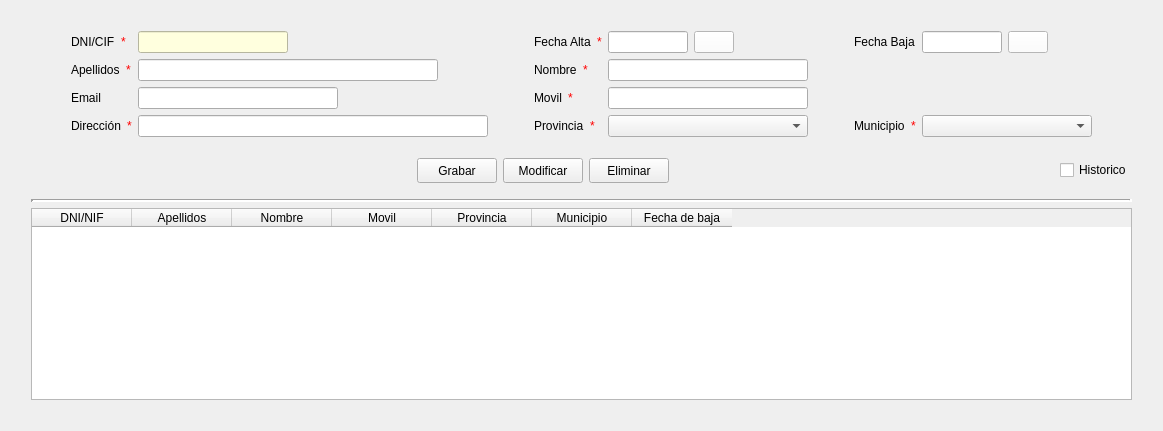
      <widget class="QWidget" name="pesClientes">
       <attribute name="title">
        <string>Clientes</string>
       </attribute>
       <layout class="QGridLayout" name="gridLayout_2">
        <item row="0" column="1">
         <spacer name="verticalSpacer_2">
          <property name="orientation">
           <enum>Qt::Vertical</enum>
          </property>
          <property name="sizeType">
           <enum>QSizePolicy::Minimum</enum>
          </property>
          <property name="sizeHint" stdset="0">
           <size>
            <width>20</width>
            <height>20</height>
           </size>
          </property>
         </spacer>
        </item>
        <item row="3" column="1">
         <widget class="Line" name="line">
          <property name="frameShadow">
           <enum>QFrame::Sunken</enum>
          </property>
          <property name="lineWidth">
           <number>3</number>
          </property>
          <property name="orientation">
           <enum>Qt::Horizontal</enum>
          </property>
         </widget>
        </item>
        <item row="5" column="1">
         <spacer name="verticalSpacer">
          <property name="orientation">
           <enum>Qt::Vertical</enum>
          </property>
          <property name="sizeType">
           <enum>QSizePolicy::Minimum</enum>
          </property>
          <property name="sizeHint" stdset="0">
           <size>
            <width>20</width>
            <height>20</height>
           </size>
          </property>
         </spacer>
        </item>
        <item row="4" column="1">
         <widget class="QTableWidget" name="tabClientes">
          <property name="editTriggers">
           <set>QAbstractItemView::NoEditTriggers</set>
          </property>
          <property name="alternatingRowColors">
           <bool>true</bool>
          </property>
          <property name="selectionBehavior">
           <enum>QAbstractItemView::SelectRows</enum>
          </property>
          <property name="sortingEnabled">
           <bool>false</bool>
          </property>
          <attribute name="verticalHeaderVisible">
           <bool>false</bool>
          </attribute>
          <column>
           <property name="text">
            <string>DNI/NIF</string>
           </property>
          </column>
          <column>
           <property name="text">
            <string>Apellidos</string>
           </property>
          </column>
          <column>
           <property name="text">
            <string>Nombre</string>
           </property>
          </column>
          <column>
           <property name="text">
            <string>Movil</string>
           </property>
          </column>
          <column>
           <property name="text">
            <string>Provincia</string>
           </property>
          </column>
          <column>
           <property name="text">
            <string>Municipio</string>
           </property>
          </column>
          <column>
           <property name="text">
            <string>Fecha de baja</string>
           </property>
          </column>
         </widget>
        </item>
        <item row="2" column="1">
         <layout class="QHBoxLayout" name="horizontalLayout">
          <property name="sizeConstraint">
           <enum>QLayout::SetFixedSize</enum>
          </property>
          <property name="topMargin">
           <number>15</number>
          </property>
          <property name="bottomMargin">
           <number>10</number>
          </property>
          <item>
           <spacer name="horizontalSpacer_6">
            <property name="orientation">
             <enum>Qt::Horizontal</enum>
            </property>
            <property name="sizeHint" stdset="0">
             <size>
              <width>40</width>
              <height>20</height>
             </size>
            </property>
           </spacer>
          </item>
          <item>
           <widget class="QPushButton" name="btnGrabarCli">
            <property name="minimumSize">
             <size>
              <width>80</width>
              <height>25</height>
             </size>
            </property>
            <property name="text">
             <string>Grabar</string>
            </property>
           </widget>
          </item>
          <item>
           <widget class="QPushButton" name="btnModificarCliente">
            <property name="minimumSize">
             <size>
              <width>80</width>
              <height>25</height>
             </size>
            </property>
            <property name="text">
             <string>Modificar</string>
            </property>
           </widget>
          </item>
          <item>
           <widget class="QPushButton" name="btnEliminarCliente">
            <property name="minimumSize">
             <size>
              <width>80</width>
              <height>25</height>
             </size>
            </property>
            <property name="text">
             <string>Eliminar</string>
            </property>
           </widget>
          </item>
          <item>
           <spacer name="horizontalSpacer_7">
            <property name="orientation">
             <enum>Qt::Horizontal</enum>
            </property>
            <property name="sizeHint" stdset="0">
             <size>
              <width>40</width>
              <height>20</height>
             </size>
            </property>
           </spacer>
          </item>
          <item>
           <widget class="QCheckBox" name="chkHistoricoCli">
            <property name="sizePolicy">
             <sizepolicy hsizetype="Fixed" vsizetype="Fixed">
              <horstretch>0</horstretch>
              <verstretch>0</verstretch>
             </sizepolicy>
            </property>
            <property name="text">
             <string>Historico</string>
            </property>
           </widget>
          </item>
         </layout>
        </item>
        <item row="1" column="0">
         <spacer name="horizontalSpacer_8">
          <property name="orientation">
           <enum>Qt::Horizontal</enum>
          </property>
          <property name="sizeType">
           <enum>QSizePolicy::Minimum</enum>
          </property>
          <property name="sizeHint" stdset="0">
           <size>
            <width>20</width>
            <height>20</height>
           </size>
          </property>
         </spacer>
        </item>
        <item row="1" column="2">
         <spacer name="horizontalSpacer_11">
          <property name="orientation">
           <enum>Qt::Horizontal</enum>
          </property>
          <property name="sizeType">
           <enum>QSizePolicy::Minimum</enum>
          </property>
          <property name="sizeHint" stdset="0">
           <size>
            <width>20</width>
            <height>20</height>
           </size>
          </property>
         </spacer>
        </item>
        <item row="1" column="1">
         <layout class="QGridLayout" name="gridLayout">
          <item row="0" column="8">
           <layout class="QHBoxLayout" name="horizontalLayout_3">
            <item>
             <widget class="QLineEdit" name="txtBajaCliente">
              <property name="sizePolicy">
               <sizepolicy hsizetype="Fixed" vsizetype="Fixed">
                <horstretch>0</horstretch>
                <verstretch>0</verstretch>
               </sizepolicy>
              </property>
              <property name="minimumSize">
               <size>
                <width>80</width>
                <height>0</height>
               </size>
              </property>
              <property name="maximumSize">
               <size>
                <width>80</width>
                <height>16777215</height>
               </size>
              </property>
             </widget>
            </item>
            <item>
             <widget class="QPushButton" name="btnBajaCli">
              <property name="sizePolicy">
               <sizepolicy hsizetype="Fixed" vsizetype="Fixed">
                <horstretch>0</horstretch>
                <verstretch>0</verstretch>
               </sizepolicy>
              </property>
              <property name="styleSheet">
               <string notr="true">background-color: rgb(255, 255, 255);</string>
              </property>
              <property name="text">
               <string/>
              </property>
              <property name="icon">
               <iconset>
                <normaloff>../img/calendar.svg</normaloff>../img/calendar.svg</iconset>
              </property>
              <property name="iconSize">
               <size>
                <width>21</width>
                <height>21</height>
               </size>
              </property>
             </widget>
            </item>
            <item>
             <spacer name="horizontalSpacer_12">
              <property name="orientation">
               <enum>Qt::Horizontal</enum>
              </property>
              <property name="sizeHint" stdset="0">
               <size>
                <width>40</width>
                <height>20</height>
               </size>
              </property>
             </spacer>
            </item>
           </layout>
          </item>
          <item row="3" column="9">
           <spacer name="horizontalSpacer">
            <property name="orientation">
             <enum>Qt::Horizontal</enum>
            </property>
            <property name="sizeHint" stdset="0">
             <size>
              <width>40</width>
              <height>20</height>
             </size>
            </property>
           </spacer>
          </item>
          <item row="2" column="0">
           <spacer name="horizontalSpacer_4">
            <property name="orientation">
             <enum>Qt::Horizontal</enum>
            </property>
            <property name="sizeHint" stdset="0">
             <size>
              <width>40</width>
              <height>20</height>
             </size>
            </property>
           </spacer>
          </item>
          <item row="3" column="8">
           <widget class="QComboBox" name="cmbMunicipioCli">
            <property name="minimumSize">
             <size>
              <width>170</width>
              <height>0</height>
             </size>
            </property>
           </widget>
          </item>
          <item row="0" column="5">
           <layout class="QHBoxLayout" name="horizontalLayout_2">
            <property name="spacing">
             <number>6</number>
            </property>
            <item>
             <widget class="QLineEdit" name="txtAltaCliente">
              <property name="minimumSize">
               <size>
                <width>80</width>
                <height>0</height>
               </size>
              </property>
              <property name="maximumSize">
               <size>
                <width>80</width>
                <height>16777215</height>
               </size>
              </property>
             </widget>
            </item>
            <item>
             <widget class="QPushButton" name="btnAltaCli">
              <property name="sizePolicy">
               <sizepolicy hsizetype="Fixed" vsizetype="Fixed">
                <horstretch>0</horstretch>
                <verstretch>0</verstretch>
               </sizepolicy>
              </property>
              <property name="styleSheet">
               <string notr="true">background-color: rgb(255, 255, 255);</string>
              </property>
              <property name="text">
               <string/>
              </property>
              <property name="icon">
               <iconset>
                <normaloff>../img/calendar.svg</normaloff>../img/calendar.svg</iconset>
              </property>
              <property name="iconSize">
               <size>
                <width>21</width>
                <height>21</height>
               </size>
              </property>
             </widget>
            </item>
            <item>
             <spacer name="horizontalSpacer_5">
              <property name="orientation">
               <enum>Qt::Horizontal</enum>
              </property>
              <property name="sizeHint" stdset="0">
               <size>
                <width>40</width>
                <height>20</height>
               </size>
              </property>
             </spacer>
            </item>
           </layout>
          </item>
          <item row="2" column="5">
           <widget class="QLineEdit" name="txtMovilCliente">
            <property name="minimumSize">
             <size>
              <width>200</width>
              <height>0</height>
             </size>
            </property>
            <property name="maximumSize">
             <size>
              <width>200</width>
              <height>16777215</height>
             </size>
            </property>
            <property name="text">
             <string/>
            </property>
           </widget>
          </item>
          <item row="3" column="5">
           <widget class="QComboBox" name="cmbProvCli">
            <property name="minimumSize">
             <size>
              <width>150</width>
              <height>0</height>
             </size>
            </property>
           </widget>
          </item>
          <item row="3" column="6">
           <spacer name="horizontalSpacer_3">
            <property name="orientation">
             <enum>Qt::Horizontal</enum>
            </property>
            <property name="sizeType">
             <enum>QSizePolicy::Minimum</enum>
            </property>
            <property name="sizeHint" stdset="0">
             <size>
              <width>40</width>
              <height>20</height>
             </size>
            </property>
           </spacer>
          </item>
          <item row="3" column="3">
           <spacer name="horizontalSpacer_2">
            <property name="orientation">
             <enum>Qt::Horizontal</enum>
            </property>
            <property name="sizeType">
             <enum>QSizePolicy::Minimum</enum>
            </property>
            <property name="sizeHint" stdset="0">
             <size>
              <width>40</width>
              <height>20</height>
             </size>
            </property>
           </spacer>
          </item>
          <item row="2" column="1">
           <widget class="QLabel" name="lblDniCliente_2">
            <property name="sizePolicy">
             <sizepolicy hsizetype="Fixed" vsizetype="Minimum">
              <horstretch>0</horstretch>
              <verstretch>0</verstretch>
             </sizepolicy>
            </property>
            <property name="text">
             <string>Email</string>
            </property>
           </widget>
          </item>
          <item row="1" column="5">
           <widget class="QLineEdit" name="txtNombreCliente">
            <property name="minimumSize">
             <size>
              <width>200</width>
              <height>0</height>
             </size>
            </property>
            <property name="maximumSize">
             <size>
              <width>250</width>
              <height>16777215</height>
             </size>
            </property>
           </widget>
          </item>
          <item row="2" column="2">
           <widget class="QLineEdit" name="txtEmailCliente">
            <property name="sizePolicy">
             <sizepolicy hsizetype="Fixed" vsizetype="Fixed">
              <horstretch>0</horstretch>
              <verstretch>0</verstretch>
             </sizepolicy>
            </property>
            <property name="minimumSize">
             <size>
              <width>200</width>
              <height>0</height>
             </size>
            </property>
            <property name="maximumSize">
             <size>
              <width>200</width>
              <height>16777215</height>
             </size>
            </property>
           </widget>
          </item>
          <item row="1" column="2">
           <widget class="QLineEdit" name="txtApellidosCliente">
            <property name="sizePolicy">
             <sizepolicy hsizetype="Fixed" vsizetype="Fixed">
              <horstretch>0</horstretch>
              <verstretch>0</verstretch>
             </sizepolicy>
            </property>
            <property name="minimumSize">
             <size>
              <width>300</width>
              <height>0</height>
             </size>
            </property>
            <property name="maximumSize">
             <size>
              <width>300</width>
              <height>16777215</height>
             </size>
            </property>
           </widget>
          </item>
          <item row="0" column="1">
           <layout class="QHBoxLayout" name="horizontalLayout_5">
            <item>
             <widget class="QLabel" name="lblDniCliente">
              <property name="sizePolicy">
               <sizepolicy hsizetype="Fixed" vsizetype="Minimum">
                <horstretch>0</horstretch>
                <verstretch>0</verstretch>
               </sizepolicy>
              </property>
              <property name="text">
               <string>DNI/CIF</string>
              </property>
             </widget>
            </item>
            <item>
             <widget class="QLabel" name="label_2">
              <property name="toolTip">
               <string>Campo obligatorio</string>
              </property>
              <property name="styleSheet">
               <string notr="true">color: rgb(255, 0, 0);</string>
              </property>
              <property name="text">
               <string>*</string>
              </property>
             </widget>
            </item>
           </layout>
          </item>
          <item row="0" column="2">
           <widget class="QLineEdit" name="txtDniCliente">
            <property name="maximumSize">
             <size>
              <width>150</width>
              <height>16777215</height>
             </size>
            </property>
            <property name="autoFillBackground">
             <bool>false</bool>
            </property>
            <property name="styleSheet">
             <string notr="true">background-color:rgb(255, 255, 222);</string>
            </property>
            <property name="alignment">
             <set>Qt::AlignCenter</set>
            </property>
           </widget>
          </item>
          <item row="1" column="1">
           <layout class="QHBoxLayout" name="horizontalLayout_6">
            <item>
             <widget class="QLabel" name="label_3">
              <property name="sizePolicy">
               <sizepolicy hsizetype="Fixed" vsizetype="Minimum">
                <horstretch>0</horstretch>
                <verstretch>0</verstretch>
               </sizepolicy>
              </property>
              <property name="text">
               <string>Apellidos</string>
              </property>
             </widget>
            </item>
            <item>
             <widget class="QLabel" name="label_5">
              <property name="statusTip">
               <string>Campo obligatorio</string>
              </property>
              <property name="styleSheet">
               <string notr="true">color: rgb(255, 0, 0);</string>
              </property>
              <property name="text">
               <string>*</string>
              </property>
             </widget>
            </item>
           </layout>
          </item>
          <item row="3" column="1">
           <layout class="QHBoxLayout" name="horizontalLayout_8">
            <item>
             <widget class="QLabel" name="lblDniCliente_4">
              <property name="sizePolicy">
               <sizepolicy hsizetype="Fixed" vsizetype="Minimum">
                <horstretch>0</horstretch>
                <verstretch>0</verstretch>
               </sizepolicy>
              </property>
              <property name="text">
               <string>Dirección</string>
              </property>
             </widget>
            </item>
            <item>
             <widget class="QLabel" name="label_6">
              <property name="toolTip">
               <string>Campo obligatorio</string>
              </property>
              <property name="styleSheet">
               <string notr="true">color: rgb(255, 0, 0);</string>
              </property>
              <property name="text">
               <string>*</string>
              </property>
             </widget>
            </item>
           </layout>
          </item>
          <item row="3" column="2">
           <widget class="QLineEdit" name="txtDirecionCliente">
            <property name="sizePolicy">
             <sizepolicy hsizetype="Fixed" vsizetype="Fixed">
              <horstretch>0</horstretch>
              <verstretch>0</verstretch>
             </sizepolicy>
            </property>
            <property name="minimumSize">
             <size>
              <width>350</width>
              <height>0</height>
             </size>
            </property>
           </widget>
          </item>
          <item row="0" column="4">
           <layout class="QHBoxLayout" name="horizontalLayout_9">
            <item>
             <widget class="QLabel" name="lblAltaCliente">
              <property name="text">
               <string>Fecha Alta</string>
              </property>
             </widget>
            </item>
            <item>
             <widget class="QLabel" name="label_7">
              <property name="toolTip">
               <string>Campo obligatorio</string>
              </property>
              <property name="styleSheet">
               <string notr="true">color: rgb(255, 0, 0);</string>
              </property>
              <property name="text">
               <string>*</string>
              </property>
             </widget>
            </item>
           </layout>
          </item>
          <item row="1" column="4">
           <layout class="QHBoxLayout" name="horizontalLayout_10">
            <item>
             <widget class="QLabel" name="label_4">
              <property name="sizePolicy">
               <sizepolicy hsizetype="Fixed" vsizetype="Preferred">
                <horstretch>0</horstretch>
                <verstretch>0</verstretch>
               </sizepolicy>
              </property>
              <property name="text">
               <string>Nombre</string>
              </property>
             </widget>
            </item>
            <item>
             <widget class="QLabel" name="label_9">
              <property name="toolTip">
               <string>Campo obligatorio</string>
              </property>
              <property name="styleSheet">
               <string notr="true">color: rgb(255, 0, 0);</string>
              </property>
              <property name="text">
               <string>*</string>
              </property>
             </widget>
            </item>
           </layout>
          </item>
          <item row="2" column="4">
           <layout class="QHBoxLayout" name="horizontalLayout_11">
            <item>
             <widget class="QLabel" name="lblDniCliente_3">
              <property name="sizePolicy">
               <sizepolicy hsizetype="Fixed" vsizetype="Preferred">
                <horstretch>0</horstretch>
                <verstretch>0</verstretch>
               </sizepolicy>
              </property>
              <property name="text">
               <string>Movil</string>
              </property>
             </widget>
            </item>
            <item>
             <widget class="QLabel" name="label_10">
              <property name="toolTip">
               <string>Campo obligatorio</string>
              </property>
              <property name="styleSheet">
               <string notr="true">color: rgb(255, 0, 0);</string>
              </property>
              <property name="text">
               <string>*</string>
              </property>
             </widget>
            </item>
           </layout>
          </item>
          <item row="3" column="4">
           <layout class="QHBoxLayout" name="horizontalLayout_12">
            <item>
             <widget class="QLabel" name="lblDniCliente_5">
              <property name="sizePolicy">
               <sizepolicy hsizetype="Fixed" vsizetype="Preferred">
                <horstretch>0</horstretch>
                <verstretch>0</verstretch>
               </sizepolicy>
              </property>
              <property name="text">
               <string>Provincia</string>
              </property>
             </widget>
            </item>
            <item>
             <widget class="QLabel" name="label_8">
              <property name="toolTip">
               <string>Campo obligatorio</string>
              </property>
              <property name="styleSheet">
               <string notr="true">color: rgb(255, 0, 0);</string>
              </property>
              <property name="text">
               <string>*</string>
              </property>
             </widget>
            </item>
           </layout>
          </item>
          <item row="3" column="7">
           <layout class="QHBoxLayout" name="horizontalLayout_13">
            <item>
             <widget class="QLabel" name="lblMunicipio">
              <property name="text">
               <string>Municipio</string>
              </property>
             </widget>
            </item>
            <item>
             <widget class="QLabel" name="label_11">
              <property name="toolTip">
               <string>Campo obligatorio</string>
              </property>
              <property name="styleSheet">
               <string notr="true">color: rgb(255, 0, 0);</string>
              </property>
              <property name="text">
               <string>*</string>
              </property>
             </widget>
            </item>
           </layout>
          </item>
          <item row="0" column="7">
           <widget class="QLabel" name="lblBajaCliente">
            <property name="text">
             <string>Fecha Baja</string>
            </property>
           </widget>
          </item>
         </layout>
        </item>
       </layout>
      </widget>
